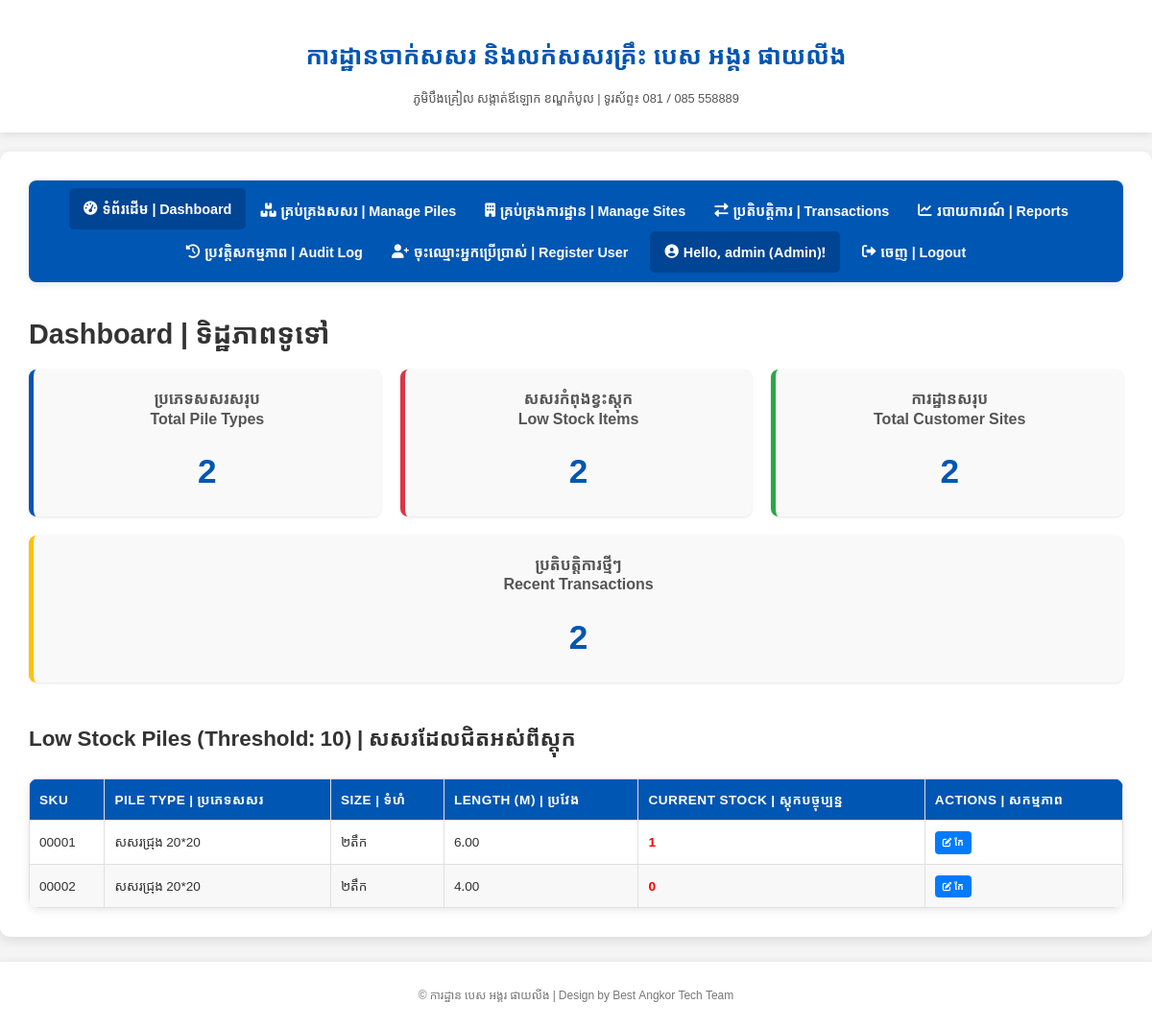
Screenshot of / (signed in) with the database file from the repository.
### app.py (models this page shows, shortened)
class User(UserMixin, db.Model):
    id = db.Column(db.Integer, primary_key=True)
    username = db.Column(db.String(80), unique=True, nullable=False)
    password_hash = db.Column(db.String(128), nullable=False)
    role = db.Column(db.String(50), default='user', nullable=False) # e.g., 'admin', 'manager', 'stock_keeper'
    created_at = db.Column(db.DateTime, default=datetime.now)

class Pile(db.Model):
    id = db.Column(db.Integer, primary_key=True)
    pile_type = db.Column(db.String(100), nullable=False)
    size = db.Column(db.String(100), nullable=False)
    length = db.Column(db.Float, nullable=False)
    sku = db.Column(db.String(100), unique=True, nullable=False)
    current_stock = db.Column(db.Integer, default=0)
    unit_price = db.Column(db.Float, default=0.0) # Current unit price for the pile
    description = db.Column(db.Text)
    created_at = db.Column(db.DateTime, default=datetime.now)
    transactions = db.relationship('Transaction', backref='pile', lazy=True)

### app.py (the view)
@app.route('/')
@login_required
def index():
    total_piles = Pile.query.count()
    total_sites = CustomerSite.query.count()
    low_stock_threshold = 10
    low_stock_piles = Pile.query.filter(Pile.current_stock < low_stock_threshold).all()
    recent_transactions = Transaction.query.order_by(Transaction.transaction_date.desc()).limit(5).all()
    return render_template('index.html',
                           piles=Pile.query.all(), # Used for total piles count
                           customer_sites=CustomerSite.query.all(), # Used for total sites count
                           low_stock_piles=low_stock_piles,
                           recent_transactions=recent_transactions,
                           low_stock_threshold=low_stock_threshold
                           )

### app.py (called while the page is built)
@login_manager.user_loader
def load_user(user_id):
    return User.query.get(int(user_id))

@app.context_processor
def inject_global_vars():
    return dict(current_year=datetime.now().year)

@app.before_request
def before_request():
    g.db = db.session

### templates/index.html (shortened to what this page needs)
{% extends "base.html" %}
{% block content %}
<h2>Dashboard | ទិដ្ឋភាពទូទៅ</h2>
<div class="info-cards">
    <div class="card total-piles">
        <h3>ប្រភេទសសរសរុប <br> Total Pile Types</h3>
        <p>{{ piles|length }}</p>
    </div>
    <div class="card low-stock">
        <h3>សសរកំពុងខ្វះស្តុក <br> Low Stock Items</h3>
        <p>{{ low_stock_piles|length }}</p>
    </div>
    <div class="card total-sites">
        <h3>ការដ្ឋានសរុប <br> Total Customer Sites</h3>
        <p>{{ customer_sites|length }}</p>
    </div>
    <div class="card recent-transactions">
        <h3>ប្រតិបត្តិការថ្មីៗ <br> Recent Transactions</h3>
        <p>{{ recent_transactions|length }}</p>
    </div>
</div>
<h3>Low Stock Piles (Threshold: {{ low_stock_threshold }}) | សសរដែលជិតអស់ពីស្តុក</h3>
<table>
    <thead>
        <tr>
            <th>SKU</th>
            <th>Pile Type | ប្រភេទសសរ</th>
            <th>Size | ទំហំ</th>
            <th>Length (m) | ប្រវែង</th>
            <th>Current Stock | ស្តុកបច្ចុប្បន្ន</th>
            <th>Actions | សកម្មភាព</th>
        </tr>
    </thead>
    <tbody>
        {% for pile in low_stock_piles %}
        <tr>
            <td data-label="SKU">{{ pile.sku }}</td>
            <td data-label="Pile Type | ប្រភេទសសរ">{{ pile.pile_type }}</td>
            <td data-label="Size | ទំហំ">{{ pile.size }}</td>
            <td data-label="Length (m) | ប្រវែង">{{ "%.2f"|format(pile.length) }}</td>
            <td data-label="Current Stock | ស្តុកបច្ចុប្បន្ន" style="color: red; font-weight: bold;">{{ pile.current_stock }}</td>
            <td data-label="Actions | សកម្មភាព" class="actions">
                {% if current_user.is_authenticated and current_user.role in ['admin', 'manager'] %}
                <a href="{{ url_for('edit_pile', pile_id=pile.id) }}" class="edit-button"><i class="fas fa-edit"></i> កែ</a>
                {% endif %}
            </td>
        </tr>
        {% else %}
        <tr>
            <td colspan="6">No piles are currently low on stock. | មិនមានសសរណាដែលខ្វះស្តុកទេ។</td>
        </tr>
        {% endfor %}
    </tbody>
</table>
{% endblock %}

### templates/base.html (shortened to what this page needs)
<!DOCTYPE html>
<html lang="en">
<head>
    <link rel="stylesheet" href="https://cdnjs.cloudflare.com/ajax/libs/font-awesome/6.0.0-beta3/css/all.min.css">
</head>
<body>
    <header>
        <h1>ការដ្ឋានចាក់សសរ និងលក់សសរគ្រឹះ បេស អង្គរ ផាយលីង</h1>
        <p>ភូមិបឹងគ្រៀល សង្កាត់ឪឡោក ខណ្ឌកំបូល | ទូរស័ព្ទ៖ 081 / 085 558889</p>
    </header>
    <div class="container">
        <nav class="navbar">
            <a href="{{ url_for('index') }}" class="{{ 'active' if request.endpoint == 'index' else '' }}"><i class="fas fa-tachometer-alt"></i> ទំព័រដើម | Dashboard</a>
            {% if current_user.is_authenticated %}
                {% if current_user.role in ['admin', 'manager', 'stock_keeper'] %}
                    <a href="{{ url_for('manage_piles') }}" class="{{ 'active' if request.endpoint in ['manage_piles', 'add_pile', 'edit_pile'] else '' }}"><i class="fas fa-boxes"></i> គ្រប់គ្រងសសរ | Manage Piles</a>
                {% endif %}
                {% if current_user.role in ['admin', 'manager'] %}
                    <a href="{{ url_for('manage_sites') }}" class="{{ 'active' if request.endpoint in ['manage_sites', 'add_customer_site', 'edit_customer_site'] else '' }}"><i class="fas fa-building"></i> គ្រប់គ្រងការដ្ឋាន | Manage Sites</a>
                {% endif %}
                {% if current_user.role in ['admin', 'manager', 'stock_keeper'] %}
                    <a href="{{ url_for('manage_transactions') }}" class="{{ 'active' if request.endpoint in ['manage_transactions', 'add_transaction', 'edit_transaction'] else '' }}"><i class="fas fa-exchange-alt"></i> ប្រតិបត្តិការ | Transactions</a>
                {% endif %}
                {% if current_user.role in ['admin', 'manager'] %}
                    <a href="{{ url_for('reports') }}" class="{{ 'active' if request.endpoint == 'reports' else '' }}"><i class="fas fa-chart-line"></i> របាយការណ៍ | Reports</a>
                {% endif %}
                {% if current_user.role == 'admin' %}
                    <a href="{{ url_for('view_audit_log') }}" class="{{ 'active' if request.endpoint == 'view_audit_log' else '' }}"><i class="fas fa-history"></i> ប្រវត្តិសកម្មភាព | Audit Log</a>
                    <a href="{{ url_for('register') }}" class="{{ 'active' if request.endpoint == 'register' else '' }}"><i class="fas fa-user-plus"></i> ចុះឈ្មោះអ្នកប្រើប្រាស់ | Register User</a>
                {% endif %}
                <span class="user-info"><i class="fas fa-user-circle"></i> Hello, {{ current_user.username }} ({{ current_user.role.capitalize() }})!</span>
                <a href="{{ url_for('logout') }}"><i class="fas fa-sign-out-alt"></i> ចេញ | Logout</a>
            {% else %}
                <a href="{{ url_for('login') }}"><i class="fas fa-sign-in-alt"></i> ចូល | Login</a>
            {% endif %}
        </nav>
        {% block content %}{% endblock %}
    </div>
    <footer>
        <p>&copy; {{ g.current_year }} ការដ្ឋាន បេស អង្គរ ផាយលីង | Design by Best Angkor Tech Team</p>
    </footer>
</body>
</html>

### templates/base.html (style rules this page uses)
body { font-family: 'Noto Sans Khmer', Arial, sans-serif; margin: 0; background-color: #f4f4f4; color: #333; line-height: 1.6; font-size: 16px; }
.container { max-width: 1200px; margin: 20px auto; background-color: #fff; padding: 30px; border-radius: 10px; box-shadow: 0 4px 12px rgba(0, 0, 0, 0.1); }
h1, h2, h3 { color: #333; margin-top: 25px; margin-bottom: 15px; font-weight: 700; }
h1 { font-size: 2.2em; }
h2 { font-size: 1.8em; }
h3 { font-size: 1.4em; }
.navbar { background-color: #0056b3; padding: 10px 0; border-radius: 8px; margin-bottom: 30px; text-align: center; display: flex; justify-content: center; flex-wrap: wrap; box-shadow: 0 2px 8px rgba(0, 0, 0, 0.1); }
.navbar a { color: white; padding: 10px 15px; text-decoration: none; text-align: center; display: inline-block; transition: background-color 0.3s ease, transform 0.2s ease; font-weight: 600; font-size: 0.9em; display: flex; align-items: center; gap: 5px; }
.navbar a:hover, .navbar a.active { background-color: #004494; border-radius: 5px; transform: translateY(-2px); }
.user-info { color: white; padding: 10px 15px; display: inline-block; font-weight: bold; background-color: #004494; border-radius: 5px; margin: 0 8px; font-size: 0.9em; display: flex; align-items: center; gap: 5px; }
table { width: 100%; border-collapse: collapse; margin-top: 25px; box-shadow: 0 2px 8px rgba(0,0,0,0.1); border-radius: 10px; overflow: hidden; background-color: #fff; }
th, td { border: 1px solid #e0e0e0; padding: 10px; text-align: left; font-size: 0.85em; }
th { background-color: #0056b3; color: white; font-weight: bold; text-transform: uppercase; letter-spacing: 0.5px; }
tr:nth-child(even) { background-color: #f8f8f8; }
.actions button, .actions a { padding: 4px 8px; border: none; border-radius: 4px; cursor: pointer; font-size: 0.7em; text-decoration: none; display: inline-flex; align-items: center; gap: 3px; margin-right: 4px; transition: background-color 0.3s ease, transform 0.2s ease; font-weight: 600; }
.edit-button { background-color: #007bff; color: white; }
header, footer { background-color: #ffffff; padding: 0.8rem 1.2rem; text-align: center; box-shadow: 0 2px 8px rgba(0,0,0,0.1); }
header h1 { font-size: 1.6rem; color: #0056b3; font-weight: bold; margin-bottom: 4px; }
header p { color: #555; font-size: 0.8em; }
footer { margin-top: 25px; border-top: 1px solid #eee; }
footer p { font-size: 0.75em; color: #777; }

### templates/index.html (style rules this page uses)
.info-cards { display: flex; gap: 20px; justify-content: space-around; text-align: center; margin-bottom: 40px; flex-wrap: wrap; }
.card { background: #f9f9f9; padding: 20px; border-radius: 8px; box-shadow: 0 1px 3px rgba(0,0,0,0.1); width: 23%; border-left: 5px solid #0056b3; flex-grow: 1; min-width: 200px; }
.card h3 { margin-top: 0; font-size: 1rem; color: #555; line-height: 1.3; }
.card p { font-size: 2.2em; font-weight: bold; color: #0056b3; margin: 10px 0 0 0; }
.card.total-piles { border-color: #0056b3; }
.card.low-stock { border-color: #dc3545; }
.card.total-sites { border-color: #28a745; }
.card.recent-transactions { border-color: #ffc107; }

### rows the page displays
User: username "admin", role "Admin"
Pile: sku "00001", pile_type "សសរជ្រុង 20*20", size "២តឹក", length "6.00", current_stock "1"
Pile: sku "00002", pile_type "សសរជ្រុង 20*20", size "២តឹក", length "4.00", current_stock "0"

### other values shown
{{ piles|length }} "2"
{{ low_stock_piles|length }} "2"
{{ customer_sites|length }} "2"
{{ recent_transactions|length }} "2"
{{ low_stock_threshold }} "10"
